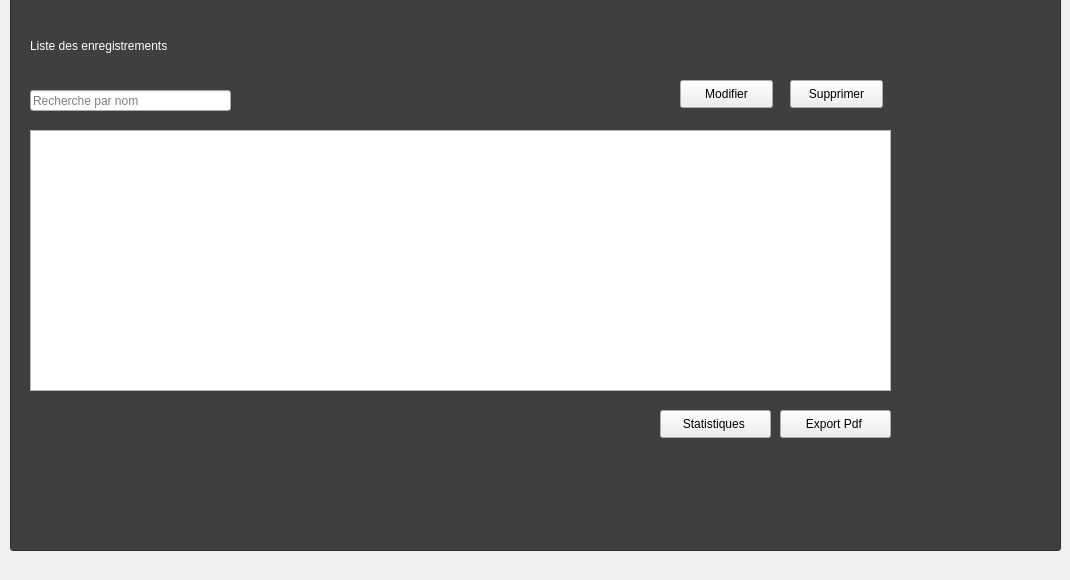
      <widget class="QWidget" name="tab_12">
       <attribute name="title">
        <string>Liste des enregistrements </string>
       </attribute>
       <widget class="QLineEdit" name="lineEdit_22">
        <property name="geometry">
         <rect>
          <x>10</x>
          <y>-20</y>
          <width>1051</width>
          <height>571</height>
         </rect>
        </property>
        <property name="styleSheet">
         <string notr="true">background-color: rgb(63, 63, 63);</string>
        </property>
       </widget>
       <widget class="QLabel" name="label_141">
        <property name="geometry">
         <rect>
          <x>30</x>
          <y>20</y>
          <width>541</width>
          <height>51</height>
         </rect>
        </property>
        <property name="styleSheet">
         <string notr="true">font: 25pt &quot;MS Shell Dlg 2&quot;;
color:rgb(255, 255, 255)</string>
        </property>
        <property name="text">
         <string>Liste des enregistrements </string>
        </property>
       </widget>
       <widget class="QTableView" name="tableView_enr">
        <property name="geometry">
         <rect>
          <x>30</x>
          <y>130</y>
          <width>861</width>
          <height>261</height>
         </rect>
        </property>
       </widget>
       <widget class="QLineEdit" name="lineEdit_idrecheng">
        <property name="geometry">
         <rect>
          <x>30</x>
          <y>90</y>
          <width>201</width>
          <height>21</height>
         </rect>
        </property>
        <property name="placeholderText">
         <string>Recherche par nom</string>
        </property>
       </widget>
       <widget class="QPushButton" name="pushButton_exportpdf">
        <property name="geometry">
         <rect>
          <x>780</x>
          <y>410</y>
          <width>111</width>
          <height>28</height>
         </rect>
        </property>
        <property name="text">
         <string>Export Pdf </string>
        </property>
       </widget>
       <widget class="QPushButton" name="pushButton_statistiqueenr">
        <property name="geometry">
         <rect>
          <x>660</x>
          <y>410</y>
          <width>111</width>
          <height>28</height>
         </rect>
        </property>
        <property name="text">
         <string>Statistiques </string>
        </property>
       </widget>
       <widget class="QPushButton" name="pushButton_supenr">
        <property name="geometry">
         <rect>
          <x>790</x>
          <y>80</y>
          <width>93</width>
          <height>28</height>
         </rect>
        </property>
        <property name="text">
         <string>Supprimer</string>
        </property>
       </widget>
       <widget class="QPushButton" name="pushButton_modifenr">
        <property name="geometry">
         <rect>
          <x>680</x>
          <y>80</y>
          <width>93</width>
          <height>28</height>
         </rect>
        </property>
        <property name="text">
         <string>Modifier</string>
        </property>
       </widget>
      </widget>
